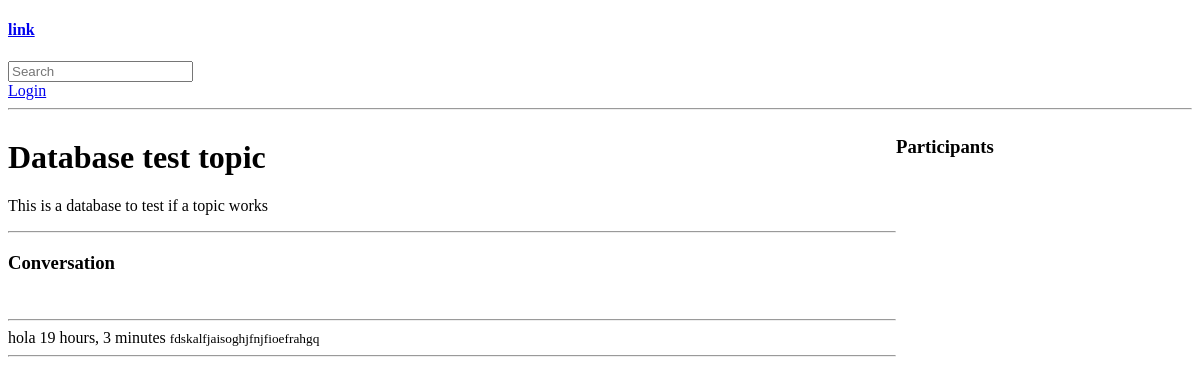
Page /room/4/ on the earlier database version.
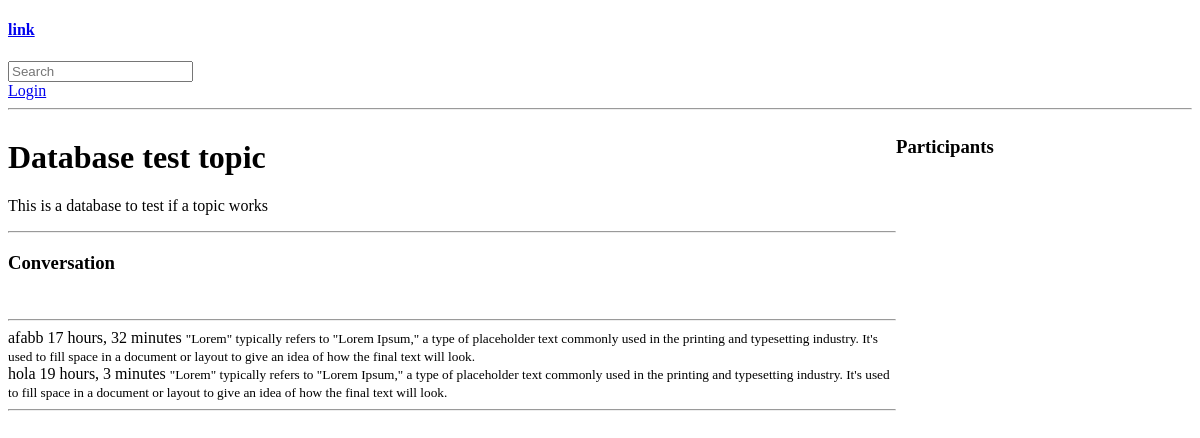
Same page on the later database version.
### base/models.py (models this page shows, shortened)
class Message(models.Model):
    user = models.ForeignKey(User, on_delete=models.CASCADE)
    room = models.ForeignKey(Room, on_delete=models.CASCADE)
    body = models.TextField()
    updated = models.DateTimeField(auto_now=True)
    created = models.DateTimeField(auto_now_add=True)

### base/views.py (the view, shortened to what this page needs)
# urls.py: path('room/<str:pk>/', views.room, name="room"),
def room(request, pk):
    room = Room.objects.get(id=pk)
    room_messages = room.message_set.all().order_by('-created')
    participants = room.participants.all()
    context = {'room': room, 'room_messages': room_messages, 'participants': participants}
    return render(request, 'base/room.html', context)

### base/templates/base/room.html (shortened to what this page needs)
{% extends 'main.html' %}
{% block content %}
<div class="room-container">
    <div>
        <h1>{{room.name}}</h1>
    <p>{{room.description}}</p>
    <hr>
    <div class="comment-wrapper">
        <h3>Conversation</h3>
        <br>
        <hr>
        {% for room_message in room_messages%}
        <div>
            <span>{{room_message.user}}  {{room_message.created|timesince}}</span>
            <small>{{room_message.body}}</small>
        </div>
        {% endfor %}
        <hr>
        </div>
    </div>
    <div>
        <h3>Participants</h3>
    </div>
</div>
{% endblock content %}

Differences in the rows shown:
added Message: user "afabb", created "17 hours, 32 minutes", body "\"Lorem\" typically refers to \"Lorem Ipsum,\" a type of placeholder text commonly used in the printing and typesetting industry. It's used to fill space in a document or layout to give an idea of how the final text will look."
changed Message "19 hours, 3 minutes": body "fdskalfjaisoghjfnjfioefrahgq" → "\"Lorem\" typically refers to \"Lorem Ipsum,\" a type of placeholder text commonly used in the printing and typesetting industry. It's used to fill space in a document or layout to give an idea of how the final text will look."
